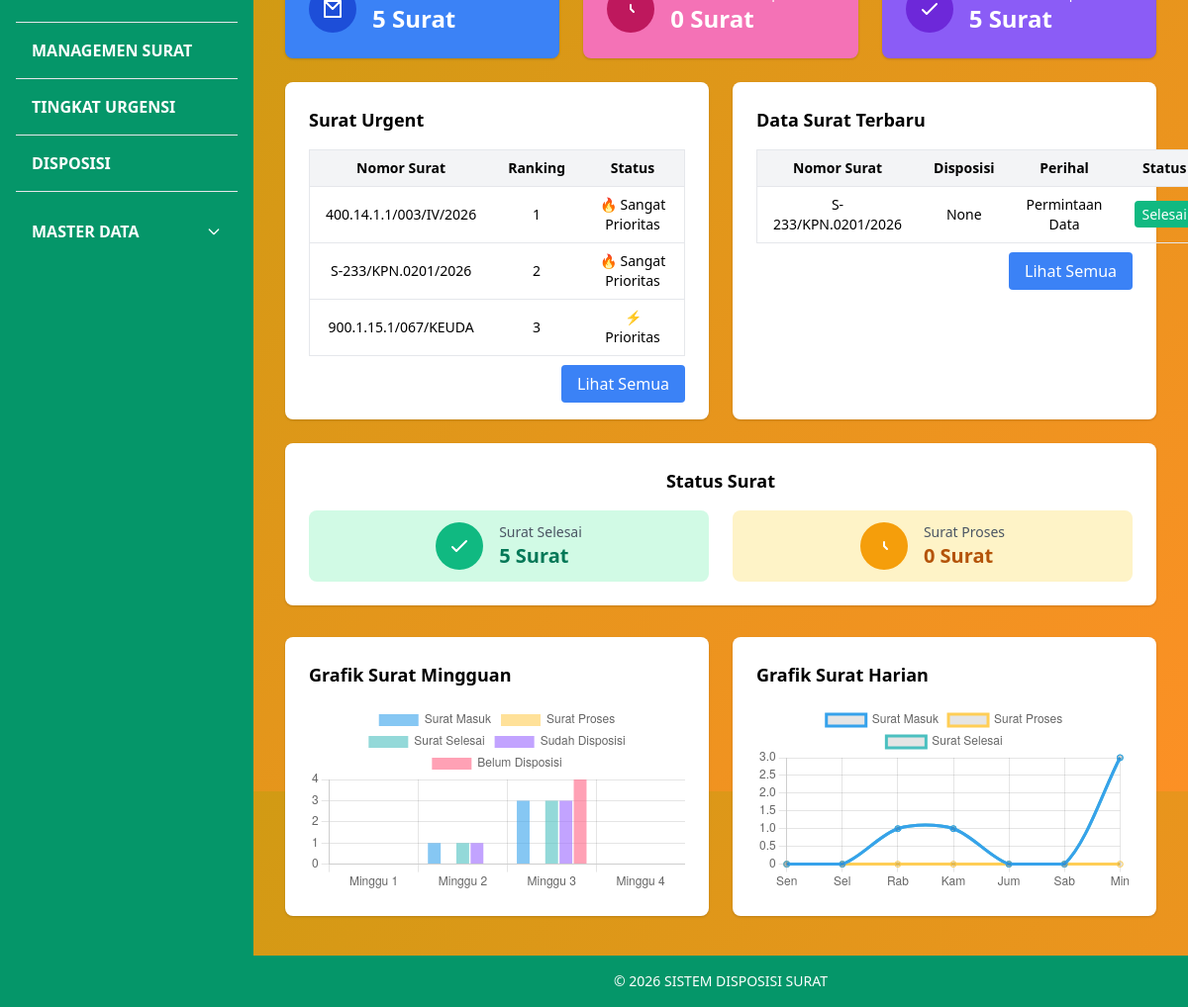
The app's page / (signed in) with its own data.
### topsis/models.py (models this page shows, shortened)
class Hasil(models.Model):
    surat = models.ForeignKey(Surat, on_delete=models.CASCADE)
    preferensi = models.FloatField()
    ranking = models.IntegerField()

### core/models.py (models this page shows, shortened)
class Surat(models.Model):
    no_surat = models.CharField(max_length=100, unique=True)
    perihal = models.ForeignKey('Perihal', on_delete=models.CASCADE)
    file = models.FileField(upload_to='surat/', null=True, blank=True)
    tanggal = models.DateField(auto_now_add=True)
    tanggal_surat = models.DateField(null=False, blank=False)
    pengirim = models.ForeignKey('Pengirim', on_delete=models.SET_NULL, null=True, blank=True)
    sumber_surat = models.ForeignKey('Sumbersurat', on_delete=models.SET_NULL, null=True, blank=True)
    keterangan = models.TextField(null=True, blank=True)
    status = models.ForeignKey('Status', on_delete=models.SET_NULL, null=True, blank=True)
    sifat = models.ForeignKey('Sifat', on_delete=models.SET_NULL, null=True, blank=True)
    def __str__(self):
        return self.no_surat

class Disposisi(models.Model):
    TUJUAN_CHOICES = [
        ("Staf", "Staf"),
        ("Kasubbid 1", "Kasubbid 1"),
        ("Kasubbid 2", "Kasubbid 2"),
        ("Kasubbid 3", "Kasubbid 3 / Jafung"),
        ("Kabid", "Kabid"),
        ("Arsip", "Arsip"),
    ]
    surat = models.OneToOneField(Surat, on_delete=models.CASCADE, related_name="disposisi")
    catatan = models.TextField(default="", blank=True)
    tujuan = models.CharField(max_length=100, choices=TUJUAN_CHOICES, blank=True, null=True)
    tanggal = models.DateTimeField(auto_now_add=True)

class Perihal(models.Model):
    hal = models.CharField(max_length=100)
    def __str__(self):
        return self.hal

### spk_surat/views.py (the view)
# urls.py: path('', views.index, name="beranda"),
@login_required
def index(request):
    total_surat = Surat.objects.count()
    sudah_dinilai = Surat.objects.filter(nilai__isnull=False).distinct().count()
    belum_dinilai = total_surat - sudah_dinilai
    sudah_disposisi = Disposisi.objects.filter(tujuan__isnull=False).exclude(tujuan="").count()
    belum_disposisi = total_surat - sudah_disposisi
    surat_selesai = Surat.objects.filter(status__nama="Selesai").count()
    surat_proses = Surat.objects.filter(status__nama="Proses").count()
    surat_terbaru = Surat.objects.order_by("-tanggal")[:1]
    today = timezone.localdate()
    disposisi_today = Disposisi.objects.filter(tanggal__date=today).select_related("surat","surat__status")
    year, month = today.year, today.month
    days_in_month = calendar.monthrange(year, month)[1]
    jumlah_minggu = (days_in_month + 6) // 7
    urgent_terbaru = Hasil.objects.select_related("surat").order_by("ranking")[:3]
    data_surat_minggu = [0]*jumlah_minggu
    for surat in Surat.objects.all():
        week_idx = get_week_of_month(surat.tanggal) - 1
        data_surat_minggu[week_idx] += 1
    data_selesai_minggu = [0]*jumlah_minggu
    for surat in Surat.objects.filter(status__nama="Selesai"):
        week_idx = get_week_of_month(surat.tanggal) - 1
        data_selesai_minggu[week_idx] += 1
    data_proses_minggu = [0]*jumlah_minggu
    for surat in Surat.objects.filter(status__nama="Proses"):
        week_idx = get_week_of_month(surat.tanggal) - 1
        data_proses_minggu[week_idx] += 1
    data_sudah_disposisi_minggu = [0]*jumlah_minggu
    for disp in Disposisi.objects.filter(tujuan__isnull=False).exclude(tujuan=""):
        week_idx = get_week_of_month(disp.tanggal) - 1
        data_sudah_disposisi_minggu[week_idx] += 1
    data_belum_disposisi_minggu = [0]*jumlah_minggu
    for disp in Disposisi.objects.filter(Q(tujuan__isnull=True)|Q(tujuan="")):
        week_idx = get_week_of_month(disp.tanggal) - 1
        data_belum_disposisi_minggu[week_idx] += 1
    data_surat_hari = [0]*7
    for row in Surat.objects.annotate(hari=ExtractWeekDay("tanggal")).values("hari").annotate(jml=Count("id")):
        data_surat_hari[row["hari"]-1] = row["jml"]
    data_selesai_hari = [0]*7
    for row in Surat.objects.filter(status__nama="Selesai").annotate(hari=ExtractWeekDay("tanggal")).values("hari").annotate(jml=Count("id")):
        data_selesai_hari[row["hari"]-1] = row["jml"]
    data_proses_hari = [0]*7
    for row in Surat.objects.filter(status__nama="Proses").annotate(hari=ExtractWeekDay("tanggal")).values("hari").annotate(jml=Count("id")):
        data_proses_hari[row["hari"]-1] = row["jml"]
    context = {
        "total_surat": total_surat,
        "sudah_dinilai": sudah_dinilai,
        "belum_dinilai": belum_dinilai,
        "sudah_disposisi": sudah_disposisi,
        "belum_disposisi": belum_disposisi,
        "surat_selesai": surat_selesai,
        "surat_proses": surat_proses,
        "surat_terbaru": surat_terbaru,
        "disposisi_today": disposisi_today,
        "urgent_terbaru": urgent_terbaru,
        "data_surat_minggu": data_surat_minggu,
        "data_proses_minggu": data_proses_minggu,
        "data_selesai_minggu": data_selesai_minggu,
        "data_sudah_disposisi_minggu": data_sudah_disposisi_minggu,
        "data_belum_disposisi_minggu": data_belum_disposisi_minggu,
        "data_surat_hari": data_surat_hari,
        "data_proses_hari": data_proses_hari,
        "data_selesai_hari": data_selesai_hari,
    }
    return render(request, "beranda.html", context)

### spk_surat/context_processors.py (called while the page is built)
def disposisi_notification(request):
    pending_disposisi_count = 0
    is_kabid = False
    if request.user.is_authenticated:
        is_kabid = request.user.groups.filter(name='Kabid').exists()
        surat_dengan_ranking = Hasil.objects.values_list('surat_id', flat=True)
        pending_disposisi_count = Surat.objects.filter(
            id__in=surat_dengan_ranking
        ).filter(
            Q(disposisi__isnull=True) |
            Q(disposisi__tujuan__isnull=True) |
            Q(disposisi__tujuan='')
        ).distinct().count()
    return {
        'pending_disposisi_count': pending_disposisi_count,
        'is_user_kabid': is_kabid,
    }

### spk_surat/views.py (called while the page is built)
def get_week_of_month(dt: date) -> int:
    first_day = dt.replace(day=1)
    dom = dt.day
    adjusted_dom = dom + first_day.weekday()  # weekday: Sen=0
    return int((adjusted_dom - 1) / 7) + 1

### templates/beranda.html (shortened to what this page needs)
{% extends "base.html" %}
{% block content %}
<div class="grid grid-cols-1 md:grid-cols-3 gap-6 mb-6">
  <div class="bg-blue-500 text-white rounded-lg shadow p-6 flex items-center">
    <div class="w-12 h-12 bg-blue-700 flex items-center justify-center rounded-full">
      <svg class="w-6 h-6" fill="none" stroke="currentColor" viewBox="0 0 24 24">
        <path stroke-linecap="round" stroke-linejoin="round" stroke-width="2"
              d="M4 4h16v16H4z M4 4l8 8 8-8"/>
      </svg>
    </div>
    <div class="ml-4">
      <p class="text-2xl font-bold">{{ total_surat }} Surat</p>
    </div>
  </div>
  <div class="bg-pink-400 text-white rounded-lg shadow p-6 flex items-center">
    <div class="w-12 h-12 bg-pink-700 flex items-center justify-center rounded-full">
      <svg class="w-6 h-6" fill="none" stroke="currentColor" viewBox="0 0 24 24">
        <path stroke-linecap="round" stroke-linejoin="round" stroke-width="2"
              d="M12 8v4l3 3"/>
      </svg>
    </div>
    <div class="ml-4">
      <p class="text-2xl font-bold">{{ belum_disposisi }} Surat</p>
    </div>
  </div>
  <div class="bg-purple-500 text-white rounded-lg shadow p-6 flex items-center">
    <div class="w-12 h-12 bg-purple-700 flex items-center justify-center rounded-full">
      <svg class="w-6 h-6" fill="none" stroke="currentColor" viewBox="0 0 24 24">
        <path stroke-linecap="round" stroke-linejoin="round" stroke-width="2"
              d="M5 13l4 4L19 7"/>
      </svg>
    </div>
    <div class="ml-4">
      <p class="text-2xl font-bold">{{ sudah_disposisi }} Surat</p>
    </div>
  </div>
</div>
<div class="grid grid-cols-1 md:grid-cols-2 gap-6 mb-6">
  <div class="bg-white rounded-lg shadow p-6">
    <h2 class="text-lg font-semibold mb-4">Surat Urgent</h2>
    <table class="min-w-full border border-gray-200 text-sm">
      <thead class="bg-gray-100">
        <tr>
          <th class="text-center px-4 py-2">Nomor Surat</th>
          <th class="py-2 px-4 text-center">Ranking</th>
          <th class="py-2 px-4 text-center">Status</th>
        </tr>
      </thead>
      <tbody>
        {% for h in urgent_terbaru %}
        <tr class="border-t">
          <td class="text-center py-2 px-4">{{ h.surat }}</td>
          <td class="text-center py-2 px-4">
                    {% if h.ranking == 1 %}
                        <span class="badge bg-success">1</span>
                    {% elif h.ranking == 2 %}
                        <span class="badge bg-warning">2</span>
                    {% else %}
                        <span class="badge bg-secondary">{{ h.ranking }}</span>
                    {% endif %}
                </td>
                <td class="text-center py-2 px-4">
                {% if h.preferensi >= 0.8 %}
                    🔥 Sangat Prioritas
                {% elif h.preferensi >= 0.6 %}
                    ⚡ Prioritas
                {% else %}
                    📄 Biasa
                {% endif %}
                </td>
            </tr>
            {% empty %}
            <tr><td colspan="3" class="text-center text-gray-500">Tidak ada data urgent</td></tr>
          {% endfor %}
      </tbody>
    </table>
    <div class="mt-4 text-right">
      <a href="{% url 'hasil' %}" class="bg-blue-500 hover:bg-blue-600 text-white px-4 py-2 rounded">Lihat Semua</a>
    </div>
  </div>
  <div class="bg-white rounded-lg shadow p-6">
    <h2 class="text-lg font-semibold mb-4">Data Surat Terbaru</h2>
    <table class="min-w-full border border-gray-200 text-sm">
      <thead class="bg-gray-100">
        <tr>
          <th class="text-center px-4 py-2">Nomor Surat</th>
          <th class="text-center px-4 py-2">Disposisi</th>
          <th class="text-center px-4 py-2">Perihal</th>
          <th class="text-center px-4 py-2">Status</th>
        </tr>
      </thead>
      <tbody>
        {% for s in surat_terbaru %}
        <tr class="border-t">
          <td class="text-center px-4 py-2">{{ s.no_surat }}</td>
          <td class="text-center px-4 py-2">{{ s.disposisi.tujuan }}</td>
          <td class="text-center px-4 py-2">{{ s.perihal }}</td>
          <td class="text-center px-4 py-2">
            {% if s.status.nama == "Selesai" %}
              <span class="px-2 py-1 bg-green-500 text-white rounded">Selesai</span>
            {% elif s.status.nama == "Proses" %}
              <span class="px-2 py-1 bg-yellow-500 text-white rounded">Proses</span>
            {% elif s.status.nama == "Ditunda" %}
              <span class="px-2 py-1 bg-red-500 text-white rounded">Ditunda</span>
            {% elif s.status.nama == "Arsip" %}
              <span class="px-2 py-1 bg-gray-500 text-white rounded">Arsip</span>
            {% elif s.status.nama == "Diteruskan" %}
              <span class="px-2 py-1 bg-purple-500 text-white rounded">Diteruskan</span>
            {% else %}
              <span class="px-2 py-1 bg-blue-500 text-white rounded">{{ s.status }}</span>
            {% endif %}
          </td>
        </tr>
        {% endfor %}
      </tbody>
    </table>
    <div class="mt-4 text-right">
      <a href="{% url 'surat_list' %}" class="bg-blue-500 hover:bg-blue-600 text-white px-4 py-2 rounded">Lihat Semua</a>
    </div>
  </div>
</div>
<div class="grid grid-cols-1 md:grid-cols-1 gap-6 mb-2">
  <div class="bg-white rounded-lg shadow p-6 mb-6">
    <h2 class="text-lg font-semibold mb-4 text-center">Status Surat</h2>
    <div class="grid grid-cols-1 md:grid-cols-2 gap-6">
      <div class="flex items-center justify-center p-3 bg-green-100 rounded-lg">
        <div class="w-12 h-12 flex items-center justify-center bg-green-500 text-white rounded-full">
          <svg class="w-6 h-6" fill="none" stroke="currentColor" viewBox="0 0 24 24">
            <path stroke-linecap="round" stroke-linejoin="round" stroke-width="2"
                  d="M5 13l4 4L19 7"/>
          </svg>
        </div>
        <div class="ml-4">
          <p class="text-sm text-gray-600">Surat Selesai</p>
          <p class="text-xl font-bold text-green-700">{{ surat_selesai }} Surat</p>
        </div>
      </div>
      <div class="flex items-center justify-center p-3 bg-yellow-100 rounded-lg">
        <div class="w-12 h-12 flex items-center justify-center bg-yellow-500 text-white rounded-full">
          <svg class="w-6 h-6" fill="none" stroke="currentColor" viewBox="0 0 24 24">
            <path stroke-linecap="round" stroke-linejoin="round" stroke-width="2"
                  d="M12 8v4l3 3"/>
          </svg>
        </div>
        <div class="ml-4">
          <p class="text-sm text-gray-600">Surat Proses</p>
          <p class="text-xl font-bold text-yellow-700">{{ surat_proses }} Surat</p>
        </div>
      </div>
    </div>
  </div>
</div>
<div class="grid grid-cols-1 md:grid-cols-2 gap-6 mb-2">
  <div class="bg-white rounded-lg shadow p-6">
    <h2 class="text-lg font-semibold mb-4">Grafik Surat Mingguan</h2>
    <canvas id="grafikMinggu"></canvas>
  </div>
  <div class="bg-white rounded-lg shadow p-6">
    <h2 class="text-lg font-semibold mb-4">Grafik Surat Harian</h2>
    <canvas id="grafikHari"></canvas>
  </div>
</div>
{% endblock %}

### media/static/style.css (style rules this page uses)
body { margin: 0; height: 100vh; display: flex; align-items: center; justify-content: center; background: linear-gradient(135deg, #cb9c11 0%, #fc9025 100%); font-family: Arial, sans-serif; }

### records on screen
Hasil: surat "400.14.1.1/003/IV/2026", ranking "1", preferensi "🔥 Sangat Prioritas"
Hasil: surat "S-233/KPN.0201/2026", ranking "2", preferensi "🔥 Sangat Prioritas"
Hasil: surat "900.1.15.1/067/KEUDA", ranking "3", preferensi "⚡ Prioritas"
Surat: no_surat "S-233/KPN.0201/2026", disposisi.tujuan "None", perihal "Permintaan Data", shows "Selesai"

### other values on screen
{{ total_surat }} "5"
{{ belum_disposisi }} "0"
{{ sudah_disposisi }} "5"
{{ surat_selesai }} "5"
{{ surat_proses }} "0"
chart data {{ data_surat_minggu|safe }} [0, 1, 3, 0, 1]
chart data {{ data_proses_minggu|safe }} [0, 0, 0, 0, 0]
